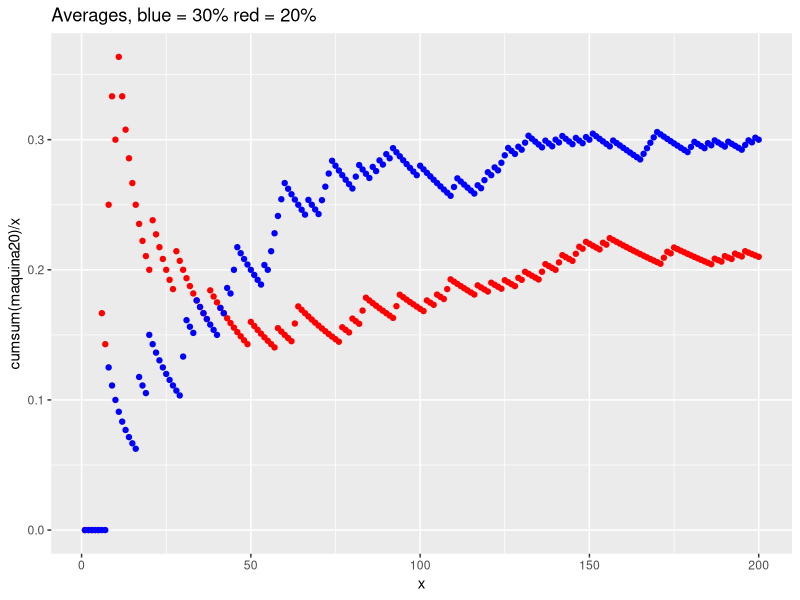
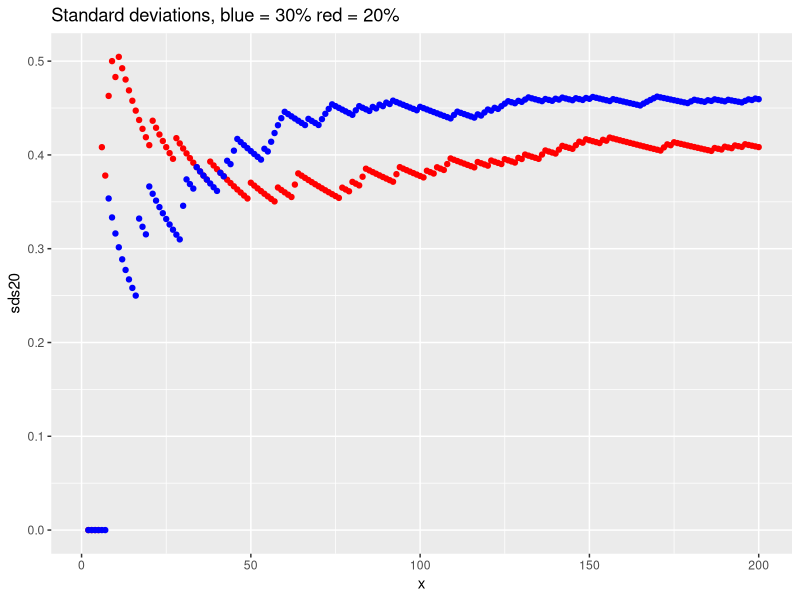
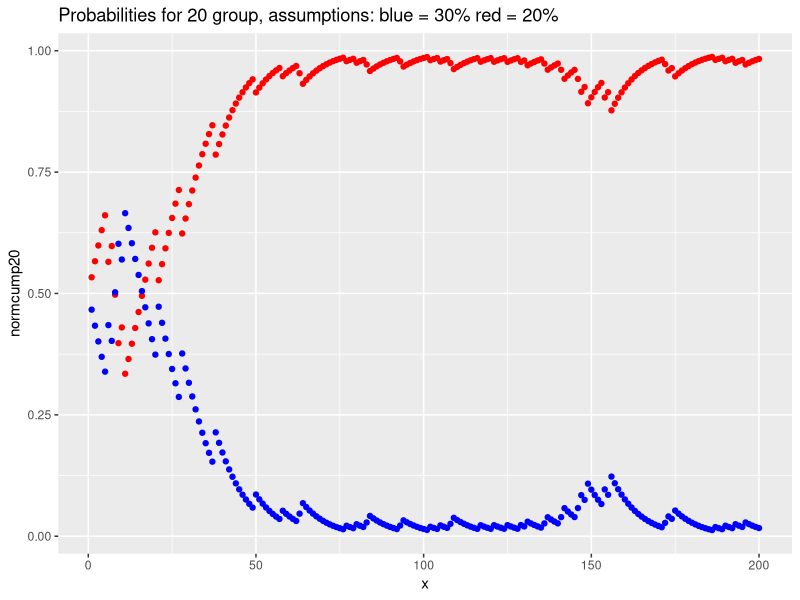
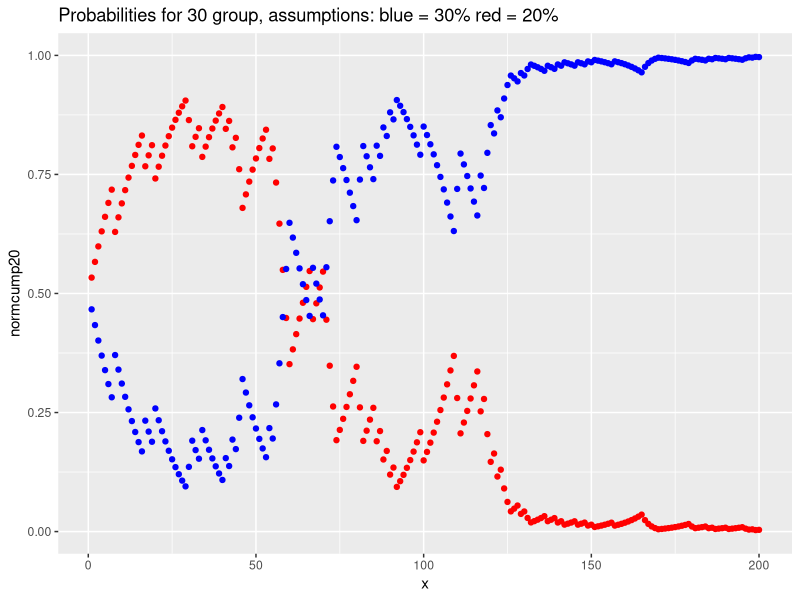

Here is the R script that generated these plots, in order:
#google intravista
library(tidyverse)
n=200
x <- seq(1, n)
maquina20 <- ifelse(runif(n) < 0.2, 1, 0)
maquina30 <- ifelse(runif(n) < 0.3, 1, 0)
mean(maquina20)
mean(maquina30)
sd(maquina20)
sd(maquina30)

ggplot() +
  geom_point(aes(x, cumsum(maquina20)/x), color = "red") +
  geom_point(aes(x, cumsum(maquina30)/x), color = "blue") +
  ggtitle("Averages, blue = 30% red = 20%")

sds20 <- rep(0, n)
sds30 <- rep(0, n)
for (i in 1:n) {
  sds20[i] = sd(maquina20[1:i])
  sds30[i] = sd(maquina30[1:i])
}

ggplot() +
  geom_point(aes(x, sds20), color = "red") +
  geom_point(aes(x, sds30), color = "blue") +
  ggtitle("Standard deviations, blue = 30% red = 20%")

#cumulative probability that this sample is from maquina20
p20 <- rep(0, n)
p30 <- rep(0, n)
for(i in 1:n) {
  p20[i] <- ifelse(maquina20[i]==0, 0.8, 0.2)
  p30[i] <- ifelse(maquina20[i]==0, 0.7, 0.3)
}
cump20 <- cumprod(p20)
cump30 <- cumprod(p30)
normcump20 <- rep(0, n)
normcump30 <- rep(0, n)
for(i in 1:n) {
  normcump20[i] <- cump20[i] / (cump20[i] + cump30[i])
  normcump30[i] <- cump30[i] / (cump20[i] + cump30[i])
}
ggplot() +
  geom_point(aes(x, normcump20), color = "red") +
  geom_point(aes(x, normcump30), color = "blue") +
  ggtitle("Probabilities for 20 group, assumptions: blue = 30% red = 20%")

p20 <- rep(0, n)
p30 <- rep(0, n)
for(i in 1:n) {
  p20[i] <- ifelse(maquina30[i]==0, 0.8, 0.2)
  p30[i] <- ifelse(maquina30[i]==0, 0.7, 0.3)
}
cump20 <- cumprod(p20)
cump30 <- cumprod(p30)
normcump20 <- rep(0, n)
normcump30 <- rep(0, n)
for(i in 1:n) {
  normcump20[i] <- cump20[i] / (cump20[i] + cump30[i])
  normcump30[i] <- cump30[i] / (cump20[i] + cump30[i])
}
ggplot() +
  geom_point(aes(x, normcump20), color = "red") +
  geom_point(aes(x, normcump30), color = "blue") +
  ggtitle("Probabilities for 30 group, assumptions: blue = 30% red = 20%")
